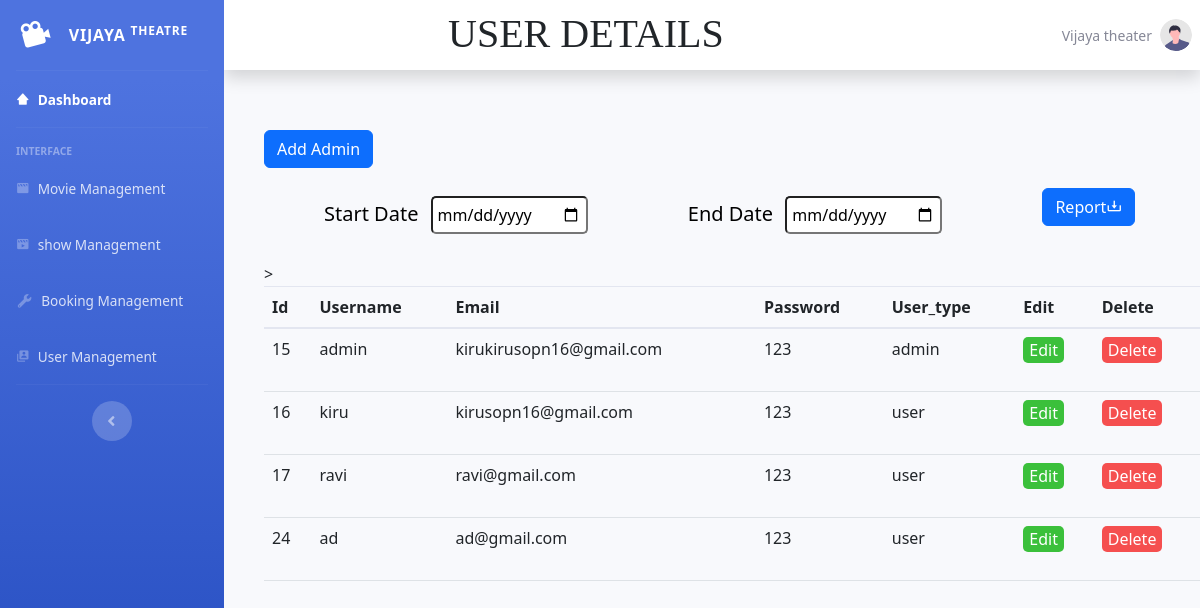
Screenshot of /admin/user.php with the database file from the repository.
### tables this page shows
CREATE TABLE `registration` (
  `user_id` int(15) NOT NULL,
  `username` varchar(255) NOT NULL,
  `email` varchar(255) NOT NULL,
  `password` varchar(255) NOT NULL,
  `user_type` varchar(20) NOT NULL,
  `add_date` varchar(255) NOT NULL
);

### admin/user.php (the view, shortened to what this page needs)
<!DOCTYPE html>
<html lang="en">
<head>
    <link rel="stylesheet" href="css/user-admin.css">
    <link href="vendor/fontawesome-free/css/all.min.css" rel="stylesheet" type="text/css">
    <link href="css/sb-admin-2.min.css" rel="stylesheet">
    <link href='https://unpkg.com/boxicons@2.1.4/css/boxicons.min.css' rel='stylesheet'>
    <link href="https://cdn.jsdelivr.net/npm/bootstrap@5.2.3/dist/css/bootstrap.min.css" rel="stylesheet">
</head>
<body>
    <div id="wrapper">
        <ul class="navbar-nav bg-gradient-primary sidebar sidebar-dark accordion" id="accordionSidebar">
            <a class="sidebar-brand d-flex align-items-center justify-content-center" href="index.html">
                <div class="sidebar-brand-icon rotate-n-15">
                    <i class='bx bxs-camera-movie'></i>
                </div>
                <div class="sidebar-brand-text mx-3">VIJAYA <sup>THEATRE</sup></div>
            </a>
            <hr class="sidebar-divider my-0">
            <li class="nav-item active">
                <a class="nav-link" href="home.php">
                    <i class='bx bxs-home-alt-2'></i>
                    <span>Dashboard</span></a>
            </li>
            <hr class="sidebar-divider">
            <div class="sidebar-heading">
                Interface
            </div>
            <li class="nav-item">
                <a class="nav-link collapsed" href="movie-admin.php">
                    <i class='bx bxs-movie'></i>
                    <span>Movie Management</span>
                </a>
            </li>
            <li class="nav-item">
                <a class="nav-link collapsed" href="show-admin.php">
                    <i class='bx bxs-movie-play'></i>
                    <span>show Management</span>
                </a>
            </li>
            <li class="nav-item">
                <a class="nav-link collapsed" href="admin-booking.php">
                    <i class="fas fa-fw fa-wrench"></i>
                    <span>Booking Management</span>
                </a>
            </li>
            <li class="nav-item">
                <a class="nav-link" href="user.php">
                    <i class='bx bxs-user-account'></i>
                    <span>User Management</span></a>
            </li>
            <hr class="sidebar-divider d-none d-md-block">
            <div class="text-center d-none d-md-inline">
                <button class="rounded-circle border-0" id="sidebarToggle"></button>
            </div>
        </ul>
        <div id="content-wrapper" class="d-flex flex-column">
            <div id="content">
                <nav class="navbar navbar-expand navbar-light bg-white topbar mb-4 static-top shadow">
                    <ul class="navbar-nav ml-auto">
                        <div class="moive-add-title">
                            <h1 class="addtitle">USER DETAILS</h1>
                        </div>
                        <li class="nav-item dropdown no-arrow">
                            <a class="nav-link dropdown-toggle" href="#" id="userDropdown" role="button" data-toggle="dropdown" aria-haspopup="true" aria-expanded="false">
                                <span class="mr-2 d-none d-lg-inline text-gray-600 small">Vijaya theater</span>
                                <img class="img-profile rounded-circle" src="img/undraw_profile.svg">
                            </a>
                        </li>
                    </ul>
                </nav>
                <div class="add-user">
                    <div class="admin-add">
                        <div class="add-userbtn">
                            <button type="button" class="btn btn-primary" data-bs-toggle="modal" data-bs-target="#exampleModal">
                                Add Admin
                            </button>
                            <div class="container report-container">
                                <form class="form-group" action="admin_pdf.php" method="POST">
                                    <label for="startDate" class="h5 ms-5 me-2 sdate">Start Date</label>
                                    <input type="date" name="startDate" class="mr-5">
                                    <label for="endDate" class="h5 ms-5 me-2 ">End Date</label>
                                    <input type="date" name="endDate" class="mr-5">
                                    <button type="submit" class="btn btn-primary ms-5" name="u_report_btn">Report<i class='bx bx-download'></i></button>
                                </form>
                            </div>>
                        </div>
                        <div class="movie-detail-table">
                            <?php
                            $connection = mysqli_connect("localhost", "root", "", "vijaya_theater");
                            $query = "SELECT * FROM registration";
                            $query_run = mysqli_query($connection, $query);
                            ?>
                            <table class="table">
                                <thead>
                                    <tr>
                                        <th scope="col">Id</th>
                                        <th scope="col">Username</th>
                                        <th scope="col">Email</th>
                                        <th scope="col">Password</th>
                                        <th scope="col">User_type</th>
                                        <th scope="col">Edit</th>
                                        <th scope="col">Delete</th>
                                    </tr>
                                </thead>
                                <tbody>
                                    <?php
                                    if (mysqli_num_rows($query_run) > 0) {
                                        while ($row = mysqli_fetch_assoc($query_run)) {
                                    ?>
                                            <tr>
                                                <td><?php echo $row['user_id']; ?></td>
                                                <td><?php echo $row['username']; ?></td>
                                                <td><?php echo $row['email']; ?></td>
                                                <td><?php echo $row['password']; ?></td>
                                                <td><?php echo $row['user_type']; ?></td>
                                                <td>
                                                    <form action="user_edit.php" method="POST">
                                                        <button type="submit" class="adedit-btn" name="adedit-btn">
                                                            Edit
                                                        </button>
                                                    </form>
                                                </td>
                                                <td>
                                                    <form action="userbd.php" method="POST">
                                                        <button type="submit" class="addelete-btn" name="addelete-btn">
                                                            Delete
                                                        </button>
                                                    </form>
                                                </td>
                                            </tr>
                                    <?php
                                        }
                                    } else {
                                        echo "No Record Found";
                                    }
                                    ?>
                                </tbody>
                            </table>
                        </div>
                    </div>
                </div>
            </div>
        </div>
</body>
</html>

### admin/css/user-admin.css (style rules this page uses)
.addtitle { font-family: 'Lucida Sans'; margin-right: 330px; margin-top: 10px; }
.add-user { margin-left: 40px; margin-top: 60px; }
.add-user button { margin-bottom: 20px; }
.movie-detail-table .adedit-btn { background-color: rgb(59, 192, 59); border: none; border-radius: 5px; color: white; }
.movie-detail-table .addelete-btn { background-color: rgb(245, 79, 79); border: none; border-radius: 5px; color: white; }
.report-container { margin-left: 50%; color: black; }
.report-container label { font-size: 20px; }
.report-container .sdate { margin-left: 300px; }
.report-container input { padding: 5px 5px; border-radius: 5px; }

### rows the page displays
registration: user_id "15", username "admin", email "kirukirusopn16@gmail.com", password "123", user_type "admin"
registration: user_id "16", username "kiru", email "kirusopn16@gmail.com", password "123", user_type "user"
registration: user_id "17", username "ravi", email "ravi@gmail.com", password "123", user_type "user"
registration: user_id "24", username "ad", email "ad@gmail.com", password "123", user_type "user"
